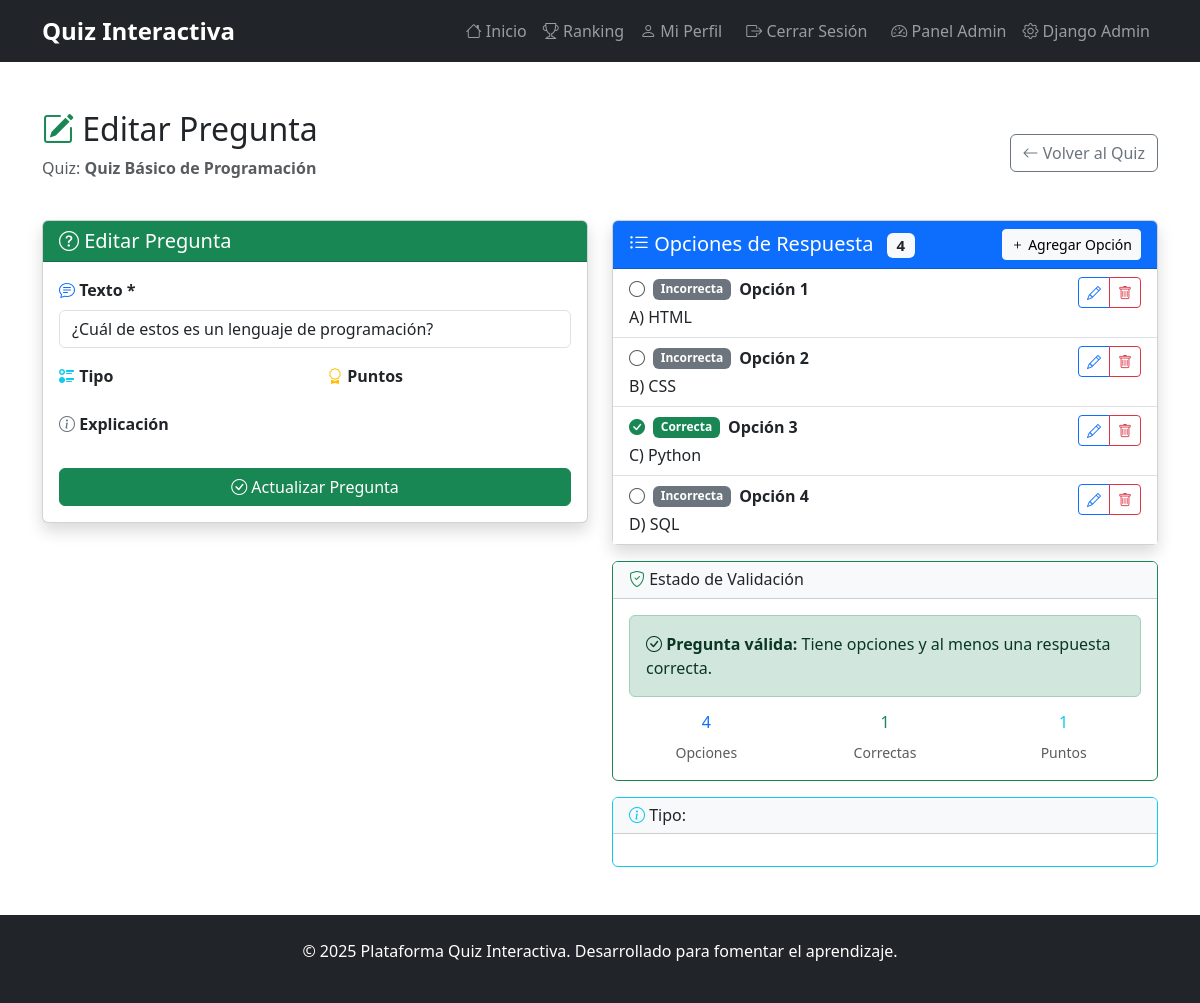
/admin-panel/pregunta/45/edit/ (signed in), run on the app's committed database.
### quizzes/models.py (models this page shows, shortened)
class Pregunta(models.Model):
    quiz = models.ForeignKey(Quiz, related_name='preguntas', on_delete=models.CASCADE)
    texto = models.CharField(max_length=500)

class Quiz(models.Model):
    titulo = models.CharField(max_length=200)
    descripcion = models.TextField(blank=True)
    fecha_creacion = models.DateTimeField(auto_now_add=True)
    activo = models.BooleanField(default=True)
    tiempo_limite = models.IntegerField(default=0, help_text="Tiempo en minutos (0 = sin límite)")

class Opcion(models.Model):
    pregunta = models.ForeignKey(Pregunta, related_name='opciones', on_delete=models.CASCADE)
    texto = models.CharField(max_length=300)
    es_correcta = models.BooleanField(default=False)

### quizzes/views.py (the view)
# urls.py: path('admin-panel/pregunta/<int:pregunta_id>/edit/', views.admin_pregunta_edit, name='admin_pregunta_edit'),
@user_passes_test(is_staff_user)
def admin_pregunta_edit(request, pregunta_id):
    pregunta = get_object_or_404(Pregunta, id=pregunta_id)
    if request.method == 'POST':
        form = PreguntaForm(request.POST, instance=pregunta)
        if form.is_valid():
            form.save()
            messages.success(request, 'Pregunta actualizada exitosamente.')
            return redirect('admin_quiz_edit', quiz_id=pregunta.quiz.id)
    else:
        form = PreguntaForm(instance=pregunta)
    opciones = pregunta.opciones.all()
    return render(request, 'quizzes/admin/pregunta_edit.html', {
        'form': form,
        'pregunta': pregunta,
        'opciones': opciones,
        'title': f'Editar Pregunta'
    })

### quizzes/forms.py
class PreguntaForm(forms.ModelForm):
    class Meta:
        model = Pregunta
        fields = ['texto']
        widgets = {
            'texto': forms.TextInput(attrs={'class': 'form-control', 'placeholder': 'Texto de la pregunta'}),
        }

### quizzes/templatetags/quiz_extras.py (called while the page is built)
@register.filter
def opciones_correctas(opciones):
    try:
        return sum(1 for opcion in opciones if opcion.es_correcta)
    except (AttributeError, TypeError):
        return 0

@register.filter
def tiene_opciones_correctas(opciones):
    try:
        return any(opcion.es_correcta for opcion in opciones)
    except (AttributeError, TypeError):
        return False

### quizzes/views.py (called while the page is built)
def is_staff_user(user):
    return user.is_authenticated and user.is_staff

### quizzes/templates/quizzes/admin/pregunta_edit.html (shortened to what this page needs)
{% extends 'base.html' %}
{% load quiz_extras %}
{% block content %}
<div class="container my-5">
    <div class="row mb-4">
        <div class="col-12">
            <div class="d-flex justify-content-between align-items-center">
                <div>
                    <h2><i class="bi bi-pencil-square text-success"></i> {{ title }}</h2>
                    <p class="text-muted">Quiz: <strong>{{ pregunta.quiz.titulo }}</strong></p>
                </div>
                <div>
                    <a href="{% url 'admin_quiz_edit' pregunta.quiz.id %}" class="btn btn-outline-secondary">
                        <i class="bi bi-arrow-left"></i> Volver al Quiz
                    </a>
                </div>
            </div>
        </div>
    </div>
    <div class="row">
        <div class="col-lg-6">
            <div class="card shadow">
                <div class="card-header bg-success text-white">
                    <h5 class="mb-0">
                        <i class="bi bi-question-circle"></i> Editar Pregunta
                    </h5>
                </div>
                <div class="card-body">
                    <form method="post" novalidate>
                        <div class="mb-3">
                            <label for="{{ form.texto.id_for_label }}" class="form-label fw-bold">
                                <i class="bi bi-chat-text text-primary"></i> Texto *
                            </label>
                            {{ form.texto }}
                        </div>
                        <div class="row">
                            <div class="col-md-6 mb-3">
                                <label for="{{ form.tipo.id_for_label }}" class="form-label fw-bold">
                                    <i class="bi bi-ui-radios text-info"></i> Tipo
                                </label>
                            </div>
                            <div class="col-md-6 mb-3">
                                <label for="{{ form.puntos.id_for_label }}" class="form-label fw-bold">
                                    <i class="bi bi-award text-warning"></i> Puntos
                                </label>
                            </div>
                        </div>
                        <div class="mb-4">
                            <label for="{{ form.explicacion.id_for_label }}" class="form-label fw-bold">
                                <i class="bi bi-info-circle text-secondary"></i> Explicación
                            </label>
                        </div>
                        <div class="d-grid gap-2">
                            <button type="submit" class="btn btn-success">
                                <i class="bi bi-check-circle"></i> Actualizar Pregunta
                            </button>
                        </div>
                    </form>
                </div>
            </div>
        </div>
        <div class="col-lg-6">
            <div class="card shadow">
                <div class="card-header bg-primary text-white d-flex justify-content-between align-items-center">
                    <h5 class="mb-0">
                        <i class="bi bi-list-ul"></i> Opciones de Respuesta
                        <span class="badge bg-light text-dark ms-2">{{ opciones.count }}</span>
                    </h5>
                    <a href="{% url 'admin_opcion_create' pregunta.id %}" class="btn btn-light btn-sm">
                        <i class="bi bi-plus"></i> Agregar Opción
                    </a>
                </div>
                <div class="card-body p-0">
                    {% if opciones %}
                        <div class="list-group list-group-flush">
                            {% for opcion in opciones %}
                                <div class="list-group-item">
                                    <div class="d-flex justify-content-between align-items-start">
                                        <div class="flex-grow-1">
                                            <div class="d-flex align-items-center mb-1">
                                                {% if opcion.es_correcta %}
                                                    <i class="bi bi-check-circle-fill text-success me-2"></i>
                                                    <span class="badge bg-success me-2">Correcta</span>
                                                {% else %}
                                                    <i class="bi bi-circle text-muted me-2"></i>
                                                    <span class="badge bg-secondary me-2">Incorrecta</span>
                                                {% endif %}
                                                <strong>Opción {{ forloop.counter }}</strong>
                                            </div>
                                            <p class="mb-0">{{ opcion.texto }}</p>
                                        </div>
                                        <div class="btn-group" role="group">
                                            <a href="{% url 'admin_opcion_edit' opcion.id %}"
                                               class="btn btn-outline-primary btn-sm"
                                               title="Editar">
                                                <i class="bi bi-pencil"></i>
                                            </a>
                                            <a href="{% url 'admin_opcion_delete' opcion.id %}"
                                               class="btn btn-outline-danger btn-sm"
                                               title="Eliminar">
                                                <i class="bi bi-trash"></i>
                                            </a>
                                        </div>
                                    </div>
                                </div>
                            {% endfor %}
                        </div>
                    {% endif %}
                </div>
            </div>
            <div class="card mt-3 {% if opciones|tiene_opciones_correctas %}border-success{% else %}border-warning{% endif %}">
                <div class="card-header bg-light">
                    <h6 class="mb-0">
                        <i class="bi bi-shield-check {% if opciones|tiene_opciones_correctas %}text-success{% else %}text-warning{% endif %}"></i>
                        Estado de Validación
                    </h6>
                </div>
                <div class="card-body">
                    {% if opciones.count == 0 %}
                        <div class="alert alert-warning mb-0" role="alert">
                            <i class="bi bi-exclamation-triangle"></i>
                            <strong>Sin opciones:</strong> Esta pregunta no tiene opciones de respuesta.
                        </div>
                    {% elif not opciones|tiene_opciones_correctas %}
                        <div class="alert alert-warning mb-0" role="alert">
                            <i class="bi bi-exclamation-triangle"></i>
                            <strong>Sin respuesta correcta:</strong> Marca al menos una opción como correcta.
                        </div>
                    {% else %}
                        <div class="alert alert-success mb-0" role="alert">
                            <i class="bi bi-check-circle"></i>
                            <strong>Pregunta válida:</strong> Tiene opciones y al menos una respuesta correcta.
                        </div>
                    {% endif %}
                    <div class="row mt-3 text-center">
                        <div class="col-4">
                            <h6 class="text-primary">{{ opciones.count }}</h6>
                            <small class="text-muted">Opciones</small>
                        </div>
                        <div class="col-4">
                            <h6 class="text-success">{{ opciones|opciones_correctas }}</h6>
                            <small class="text-muted">Correctas</small>
                        </div>
                        <div class="col-4">
                            <h6 class="text-info">{{ pregunta.puntos|default:1 }}</h6>
                            <small class="text-muted">Puntos</small>
                        </div>
                    </div>
                </div>
            </div>
            <div class="card mt-3 border-info">
                <div class="card-header bg-light">
                    <h6 class="mb-0"><i class="bi bi-info-circle text-info"></i> Tipo: {{ pregunta.get_tipo_display }}</h6>
                </div>
                <div class="card-body">
                </div>
            </div>
        </div>
    </div>
</div>
{% endblock %}

### data on the page
Pregunta: quiz.titulo "Quiz Básico de Programación", texto "¿Cuál de estos es un lenguaje de programación?", count "4"
Opcion: shows "Incorrecta", texto "A) HTML", es_correcta.es_correcta "1"
Opcion: shows "Incorrecta", texto "B) CSS"
Opcion: shows "Correcta", texto "C) Python"
Opcion: shows "Incorrecta", texto "D) SQL"

### other printed values
{{ title }} "Editar Pregunta"
{{ opciones.count }} "4"
{{ pregunta.puntos|default:1 }} "1"
